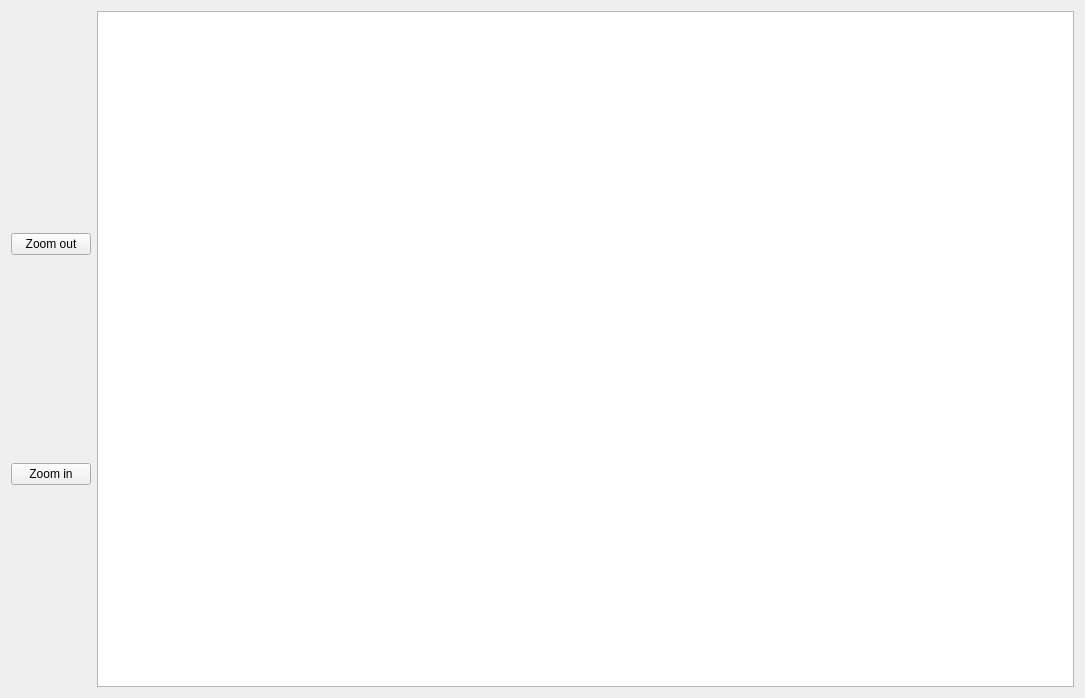
<?xml version="1.0" encoding="UTF-8"?>
<ui version="4.0">
 <class>Widget</class>
 <widget class="QWidget" name="Widget">
  <property name="geometry">
   <rect>
    <x>0</x>
    <y>0</y>
    <width>1085</width>
    <height>698</height>
   </rect>
  </property>
  <property name="minimumSize">
   <size>
    <width>0</width>
    <height>0</height>
   </size>
  </property>
  <property name="maximumSize">
   <size>
    <width>16777215</width>
    <height>16777215</height>
   </size>
  </property>
  <property name="windowTitle">
   <string>Widget</string>
  </property>
  <layout class="QHBoxLayout" name="horizontalLayout">
   <item>
    <layout class="QVBoxLayout" name="verticalLayout">
     <item>
      <spacer name="horizontalSpacer">
       <property name="orientation">
        <enum>Qt::Horizontal</enum>
       </property>
       <property name="sizeHint" stdset="0">
        <size>
         <width>40</width>
         <height>20</height>
        </size>
       </property>
      </spacer>
     </item>
     <item>
      <widget class="QPushButton" name="zoomOutButton">
       <property name="text">
        <string>Zoom out</string>
       </property>
      </widget>
     </item>
     <item>
      <widget class="QPushButton" name="zoomInButton">
       <property name="text">
        <string>Zoom in</string>
       </property>
      </widget>
     </item>
    </layout>
   </item>
   <item>
    <widget class="mainView" name="graphicsView">
     <property name="sizePolicy">
      <sizepolicy hsizetype="Expanding" vsizetype="Expanding">
       <horstretch>1</horstretch>
       <verstretch>1</verstretch>
      </sizepolicy>
     </property>
    </widget>
   </item>
  </layout>
 </widget>
 <customwidgets>
  <customwidget>
   <class>mainView</class>
   <extends>QGraphicsView</extends>
   <header>mainview.h</header>
  </customwidget>
 </customwidgets>
 <resources/>
 <connections/>
</ui>
